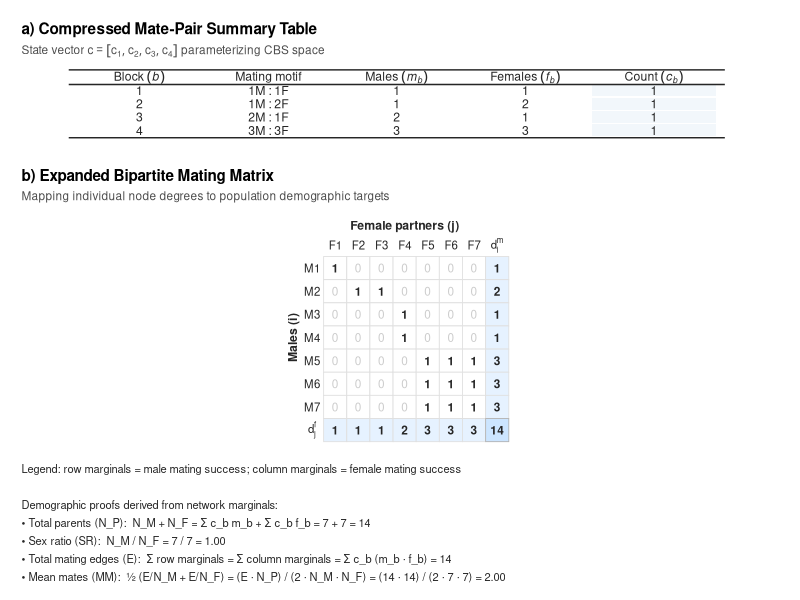

Generate this figure with R:
# ==============================================================================
# Script 08: Build Figure 2 (Stacked Panels 2a and 2b)
# Project: mateR2 Manuscript
# Goal: A single vertically stacked composite figure containing:
#       - (a) Mate-Pair Summary Table (compressed CBS state space, c_b)
#       - (b) Expanded bipartite mating matrix with demographic proofs
#
# CHANGED: rebuilt in ggplot2. The previous version rendered gt tables to PNG
# with gtsave() and stacked them with magick, which required TWO pieces of
# system software outside renv's reach: the ImageMagick C++ library, and a
# headless Chrome install (gt renders HTML and screenshots it). Neither can be
# restored by renv, so the script died for anyone without both. Figures 3-6 are
# already plain R; this makes the whole figure pipeline plain R.
# ==============================================================================

library(dplyr)
library(tidyr)
library(ggplot2)
library(patchwork)

if (!dir.exists("figures")) dir.create("figures", recursive = TRUE)

ink        <- "grey15"
fill_count <- "#f2f7fb"   # panel (a) count column
fill_marg  <- "#e6f2ff"   # panel (b) marginals
fill_corn  <- "#cce5ff"   # panel (b) corner (total edges)
zero_grey  <- "grey80"

base_tbl <- theme_void(base_size = 9) +
  theme(plot.title    = element_text(face = "bold", size = 11, hjust = 0),
        plot.subtitle = element_text(size = 8.5, colour = "grey30", hjust = 0),
        plot.caption  = element_text(size = 8, colour = ink, hjust = 0, lineheight = 1.35),
        plot.margin   = margin(6, 10, 6, 10))

# ==============================================================================
# 1. PANEL (a): MATE-PAIR SUMMARY TABLE
# ==============================================================================
mp <- data.frame(
  Block_ID   = c("1", "2", "3", "4"),
  Block_Type = c("1M : 1F", "1M : 2F", "2M : 1F", "3M : 3F"),
  Males_m    = c(1, 1, 2, 3),
  Females_f  = c(1, 2, 1, 3),
  Count_c_b  = c(1, 1, 1, 1)
)

hdr_a <- c("Block~(italic(b))", "Mating~motif", "Males~(italic(m)[italic(b)])",
           "Females~(italic(f)[italic(b)])", "Count~(italic(c)[italic(b)])")
a_long <- mp %>%
  mutate(row = row_number()) %>%
  pivot_longer(-row, names_to = "col", values_to = "val",
               values_transform = as.character) %>%
  mutate(colx = match(col, names(mp)),
         val  = ifelse(grepl("^[0-9]+$", val), val, val))

p_a <- ggplot(a_long, aes(colx, -row)) +
  # count column highlight
  geom_tile(data = subset(a_long, colx == 5),
            fill = fill_count, colour = NA, width = 0.96, height = 0.9) +
  geom_text(aes(label = val), size = 3.1, colour = ink) +
  annotate("text", x = seq_along(hdr_a), y = 0, label = hdr_a, parse = TRUE,
           fontface = "bold", size = 3.1, colour = ink) +
  annotate("segment", x = 0.45, xend = 5.55, y = -0.55, yend = -0.55, colour = ink) +
  annotate("segment", x = 0.45, xend = 5.55, y =  0.55, yend =  0.55, colour = ink) +
  annotate("segment", x = 0.45, xend = 5.55, y = -4.55, yend = -4.55, colour = ink) +
  scale_x_continuous(limits = c(0.35, 5.7)) +
  scale_y_continuous(limits = c(-4.9, 0.9)) +
  labs(title = "a) Compressed Mate-Pair Summary Table",
       subtitle = expression("State vector "*c==group("[",list(c[1],c[2],c[3],c[4]),"]")*
                             " parameterizing CBS space")) +
  base_tbl

# ==============================================================================
# 2. PANEL (b): EXPANDED MATRIX & MARGINAL DEMOGRAPHICS
# ==============================================================================
Nm <- 7; Nf <- 7
B <- matrix(0, Nm, Nf, dimnames = list(paste0("M", 1:Nm), paste0("F", 1:Nf)))
B[1, 1]     <- 1   # 1M:1F
B[2, 2:3]   <- 1   # 1M:2F
B[3:4, 4]   <- 1   # 2M:1F
B[5:7, 5:7] <- 1   # 3M:3F

row_marg <- rowSums(B); col_marg <- colSums(B); E <- sum(B)
Np <- Nm + Nf; SR <- Nm / Nf; MM <- ((E / Nm) + (E / Nf)) / 2

cells <- expand.grid(i = 1:Nm, j = 1:Nf) %>%
  mutate(v = as.vector(B[cbind(i, j)]))

p_b <- ggplot() +
  # matrix body
  geom_tile(data = cells, aes(j, -i), fill = "white", colour = "grey88", linewidth = 0.3) +
  geom_text(data = cells, aes(j, -i, label = v,
                              fontface = ifelse(v == 1, "bold", "plain"),
                              colour = ifelse(v == 1, ink, zero_grey)), size = 3) +
  # row marginals
  geom_tile(data = data.frame(i = 1:Nm, v = row_marg),
            aes(Nf + 1, -i), fill = fill_marg, colour = "grey88", linewidth = 0.3) +
  geom_text(data = data.frame(i = 1:Nm, v = row_marg),
            aes(Nf + 1, -i, label = v), size = 3, fontface = "bold", colour = ink) +
  # column marginals
  geom_tile(data = data.frame(j = 1:Nf, v = col_marg),
            aes(j, -(Nm + 1)), fill = fill_marg, colour = "grey88", linewidth = 0.3) +
  geom_text(data = data.frame(j = 1:Nf, v = col_marg),
            aes(j, -(Nm + 1), label = v), size = 3, fontface = "bold", colour = ink) +
  # corner: total edges
  annotate("tile", x = Nf + 1, y = -(Nm + 1), fill = fill_corn,
           colour = "grey70", linewidth = 0.3) +
  annotate("text", x = Nf + 1, y = -(Nm + 1), label = E, size = 3,
           fontface = "bold", colour = ink) +
  # labels
  annotate("text", x = 1:Nf, y = 0, label = colnames(B), size = 2.9, colour = ink) +
  annotate("text", x = Nf + 1, y = 0, label = "d[i]^m", parse = TRUE,
           size = 2.9, fontface = "bold", colour = ink) +
  annotate("text", x = 0, y = -(1:Nm), label = rownames(B), size = 2.9, colour = ink) +
  annotate("text", x = 0, y = -(Nm + 1), label = "d[j]^f", parse = TRUE,
           size = 2.9, fontface = "bold", colour = ink) +
  annotate("text", x = (Nf + 1) / 2, y = 0.85, label = "Female partners (j)",
           size = 3.1, fontface = "bold", colour = ink) +
  annotate("text", x = -0.85, y = -(Nm + 1) / 2, label = "Males (i)", angle = 90,
           size = 3.1, fontface = "bold", colour = ink) +
  scale_colour_identity() +
  coord_fixed(clip = "off") +
  scale_x_continuous(limits = c(-1.2, Nf + 1.8)) +
  scale_y_continuous(limits = c(-(Nm + 1.7), 1.3)) +
  labs(title = "b) Expanded Bipartite Mating Matrix",
       subtitle = "Mapping individual node degrees to population demographic targets",
       caption = sprintf(paste0(
         "Legend: row marginals = male mating success; column marginals = female mating success\n\n",
         "Demographic proofs derived from network marginals:\n",
         "\u2022 Total parents (N_P):  N_M + N_F = \u03a3 c_b m_b + \u03a3 c_b f_b = %d + %d = %d\n",
         "\u2022 Sex ratio (SR):  N_M / N_F = %d / %d = %.2f\n",
         "\u2022 Total mating edges (E):  \u03a3 row marginals = \u03a3 column marginals = \u03a3 c_b (m_b \u00b7 f_b) = %d\n",
         "\u2022 Mean mates (MM):  \u00bd (E/N_M + E/N_F) = (E \u00b7 N_P) / (2 \u00b7 N_M \u00b7 N_F) = ",
         "(%d \u00b7 %d) / (2 \u00b7 %d \u00b7 %d) = %.2f"),
         Nm, Nf, Np, Nm, Nf, SR, E, E, Np, Nm, Nf, MM)) +
  base_tbl

# ==============================================================================
# 3. STACK
# ==============================================================================
fig2 <- p_a / p_b + plot_layout(heights = c(1, 3.0))
out <- "figures/Figure_02_Worked_Example.png"
ggsave(out, fig2, width = 7.2, height = 8.0, dpi = 400, bg = "white")
cat("[SUCCESS] ->", out, "\n")
